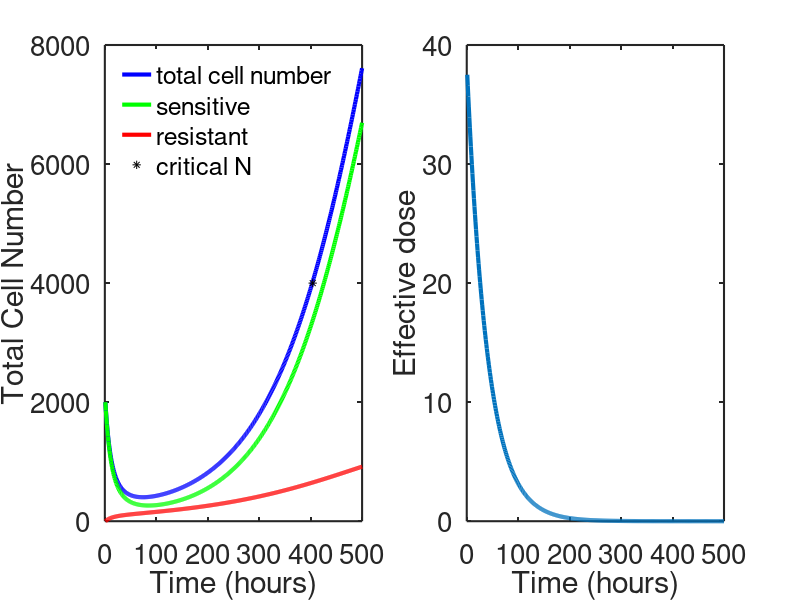

The MATLAB script that drew this image: (Note: this script raises an error after producing the figure.)
% James Greene model run forward
% This script is to code up the forward model presented in the James Greene
% paper which consists of sensitive and resistant cell compartments. Both
% subpopulations have a different growth rate and drug induced death rate.
% Both the drug induced death rate and the drug-induced resistance term
% alpha are functions of the effective dose, u(t). We will assume an
% exponential decay of effective dose after drug is administered

% We want to run the forward model in response to pulse treatment at
% different doses, and capture the output 

% Assumptions:
% logistic growth + log-kill hypothesis
% no spontaneous resistance (eta =0)
% no resensitization (gamma = 0), resistance is irreversible)
% effective dose decays exponentially (at time of treatment set u(t) =
% C0exp(-kt)
% rr <rs (resistant cells grow more slowly)

% THE MODEL:
% dS/dt = rs(1-(S+R)/K)*S - alpha*u(t)*S - ds*u(t)*S
% dR/dt = rr(1-(S+R)/K)*R + alpha*u(t)*S- dr*u(t)*R

close all; clear all; clc
dt = 1;
carcap = 2e4; % K
tend = 500; % monitor for 500 hours
ttot = 1:dt:tend;
S = zeros([tend,1]);
R = zeros([tend,1]);
N = zeros([tend,1]);
U = zeros([tend,1]);
S(1)=2e3; % set initial conditions (assume all cells sensitive to start)
R(1) = 0; 
Cdox = 75; % nm doxorubicin
rs = 0.01;
rr = 0.005;
ds = 0.002;
dr = 0;
alpha = 0.0001;
kdrug = 0.025;
N(1) = S(1)+R(1);
t = 1; % time in hours
k = 0.5; 
U=k*Cdox*exp(-kdrug*(ttot-1));
for t = 2:tend
    growth_s = rs*S(t-1)*(1-((S(t-1)+R(t-1))/carcap));
    growth_r = rr*R(t-1)*(1-((S(t-1)+R(t-1))/carcap));
    death_s = ds*U(t-1)*S(t-1);
    death_r = dr*U(t-1)*R(t-1);
    trans_s = alpha*U(t-1)*S(t-1);
   
    S(t) = S(t-1) + dt*(growth_s - death_s - trans_s);
    R(t) = R(t-1) + dt *(growth_r - death_r + trans_s);
    N(t) = S(t) + R(t);
end
Ncrit = N(1)*2;

icrit = find(N>Ncrit,1, 'first');
tcrit= ttot(icrit);

subplot(1,2,1)
plot(1:t,N,'LineWidth',3, 'color','b');
hold on
plot(1:t, S, 'LineWidth', 3,'color', 'g')
plot(1:t, R, 'LineWidth', 3, 'color', 'r')
plot(tcrit, Ncrit, 'k*')
legend('total cell number', 'sensitive', 'resistant', 'critical N', 'Location', 'NorthWest')
legend boxoff
xlim([ 0 ttot(end)])
xlabel('Time (hours)','FontSize',20)
ylabel('Total Cell Number','FontSize',20)
set(gca,'FontSize',20,'LineWidth',1.5)
drawnow
subplot(1,2,2)
plot(1:t, U,'LineWidth',3)
xlim([ 0 ttot(end)])
xlabel('Time (hours)','FontSize',20)
ylabel('Effective dose','FontSize',20)
set(gca,'FontSize',20,'LineWidth',1.5)


%% Write this as a function to run model forward
%P = num2cell(p); 
%[V_0, k] = deal(P{:}); % our parameters
% for now, write a function that takes all parameters in
S0 = 2e3;
R0 = 0;
pset = [S0, R0, rs, carcap];
pfit = [ alpha, rr, ds, dr];
p = [ pset, pfit];

% Other inputs that will be known
tend = 1500; % monitor for 500 hours
ttot = 1:dt:tend;
tvec = ttot; % time vector of data measurements
U=k*Cdox*exp(-kdrug*(ttot'-1));
dt = 1; % how frequently to update model
Ncrit = (S0+R0)*2;

% Look at tcrit as a function of dose
Cdoxvec = [10:10:250];
alphavec = [ 0; 1e-4; 5e-4; 1e-3; 5e-3; 1e-2];
Nsr = [];
tcrit = [];
for j = 1:length(alphavec)
for i = 1:length(Cdoxvec)
U(:,i)=k*Cdoxvec(i)*exp(-kdrug*(ttot'-1));
pj = p;
pj(5) = alphavec(j);
tdrug = 1;
[Nsr(:,:,i), tcrit(i,j), Ncrit(i,j)] = fwd_Greene_model(pj, tvec, U(:,i), dt, tdrug);
end
end


figure;
for j = 1:length(alphavec)
plot(Cdoxvec, tcrit(:,j),'*-', 'LineWidth',3)
hold on
xlabel('Concentration Dox','FontSize',20)
ylabel('t_{crit}','FontSize',20)
set(gca,'FontSize',20,'LineWidth',1.5)
end
legend('\alpha = 0', '\alpha=1e-4','\alpha=5e-4', '\alpha = 1e-3','\alpha = 5e-3','\alpha =1e-2', 'Location', 'NorthWest')
legend boxoff
title('Dox concentration vs. tritical time for different drug induction rates (\alpha)')


%% Plot example for a single alpha

figure;

for i = 1:length(Cdoxvec)
subplot(1,2,1)
plot(tvec,Nsr(:,1,i),'LineWidth',3);
hold on

plot(tcrit(i,end), Ncrit(i,end), 'k*')
legend(['Cdox =', num2str(Cdoxvec(i)),' nM'])
legend boxoff
xlabel('Time (hours)','FontSize',20)
ylabel('Total Cell Number','FontSize',20)
set(gca,'FontSize',20,'LineWidth',1.5)

subplot(1,2,2)
plot(tvec, U(:,i),'LineWidth',3)
hold on 
legend(['Cdox =', num2str(Cdoxvec(i)),' nM'])
legend boxoff
xlabel('Time (hours)','FontSize',20)
ylabel('Effective dose','FontSize',20)
set(gca,'FontSize',20,'LineWidth',1.5)
end

